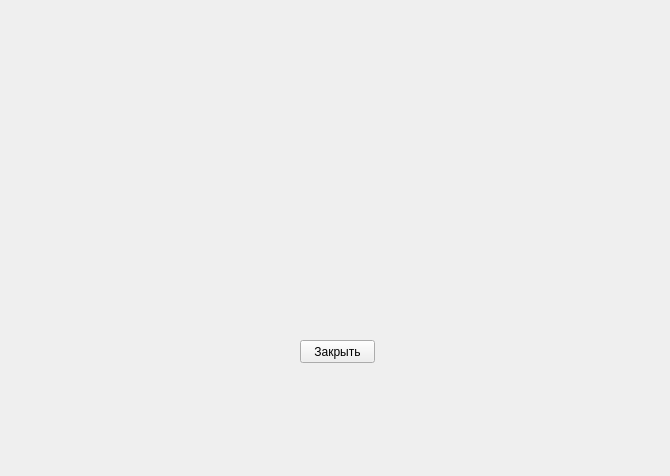
<?xml version="1.0" encoding="UTF-8"?>
<ui version="4.0">
    <class>Form</class>
    <widget class="QWidget" name="Form">
        <property name="geometry">
            <rect>
                <x>0</x>
                <y>0</y>
                <width>670</width>
                <height>476</height>
            </rect>
        </property>
        <property name="windowTitle">
            <string>Form1</string>
        </property>
        <widget class="QPushButton" name="pushButton">
            <property name="geometry">
                <rect>
                    <x>300</x>
                    <y>340</y>
                    <width>75</width>
                    <height>23</height>
                </rect>
            </property>
            <property name="text">
                <string>Закрыть</string>
            </property>
        </widget>
    </widget>
    <resources/>
    <connections>
        <connection>
            <sender>pushButton</sender>
            <signal>clicked()</signal>
            <receiver>Form</receiver>
            <slot>close()</slot>
            <hints>
                <hint type="sourcelabel">
                    <x>337</x>
                    <y>351</y>
                </hint>
                <hint type="destinationlabel">
                    <x>334</x>
                    <y>237</y>
                </hint>
            </hints>
        </connection>
    </connections>
</ui>
